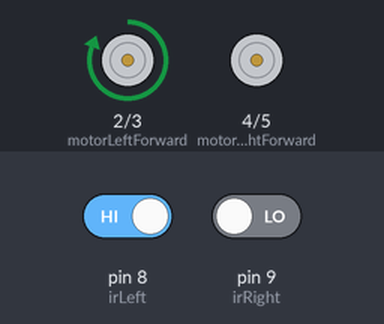
This sketch was run on a simulated Arduino Uno, built with avr-gcc and run on an emulated ATmega328P. Parts: motor-driver pin pairs drawn as motors (green arrow = first pin HIGH = forward, orange = second pin HIGH = backward, longer = more drive). The test bench sets the inputs (shaded band); at power-on: pin 8 (irLeft) HIGH, pin 9 (irRight) LOW.

Above: at 1.2 s.
1.3 s: pin 8 (irLeft) driven LOW
At 2.3 s:
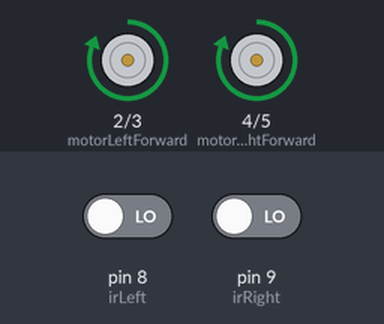
2.8 s: pin 9 (irRight) driven HIGH
At 3.4 s:
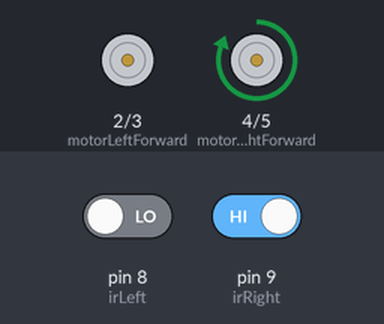
4.3 s: pin 8 (irLeft) driven HIGH
At 4.6 s:
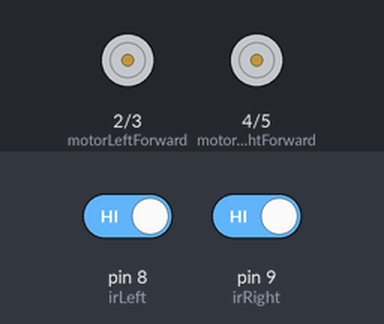
5.8 s: pin 9 (irRight) driven LOW
At 6.9 s:
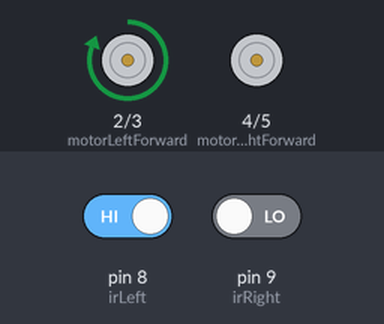
Timing chart, 0 to 8.3 s (numbered marks = the images above; inputs shaded):
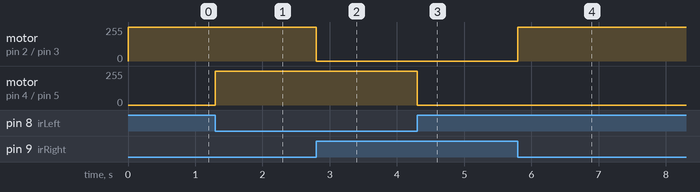

Measured:
- after the input at 1.3 s, motor on pin 4 (motorRightForward) / pin 5 (motorRightBackward): stopped → forward 255/255 at once
- after the input at 2.8 s, motor on pin 2 (motorLeftForward) / pin 3 (motorLeftBackward): forward 255/255 → stopped at once
- after the input at 4.3 s, motor on pin 4 (motorRightForward) / pin 5 (motorRightBackward): forward 255/255 → stopped at once
- after the input at 5.8 s, motor on pin 2 (motorLeftForward) / pin 3 (motorLeftBackward): stopped → forward 255/255 at once

The sketch:

line-follower.ino
```cpp
// Line Follower Robot – Arduino UNO + 2 IR Sensors

// Motor pins
const int motorLeftForward  = 2;
const int motorLeftBackward = 3;
const int motorRightForward = 4;
const int motorRightBackward = 5;

// IR sensor pins
const int irLeft = 8;
const int irRight = 9;

void setup() {
  // Set motor pins as output
  pinMode(motorLeftForward, OUTPUT);
  pinMode(motorLeftBackward, OUTPUT);
  pinMode(motorRightForward, OUTPUT);
  pinMode(motorRightBackward, OUTPUT);

  // Set IR sensor pins as input
  pinMode(irLeft, INPUT);
  pinMode(irRight, INPUT);
}

void loop() {
  // Read IR sensor values
  int leftSensor = digitalRead(irLeft);
  int rightSensor = digitalRead(irRight);

  // IR sensor logic: 0 = black, 1 = white

  if (leftSensor == 0 && rightSensor == 0) {
    // Both on black line – move forward
    moveForward();
  }
  else if (leftSensor == 0 && rightSensor == 1) {
    // Left on black, right on white – turn left
    turnLeft();
  }
  else if (leftSensor == 1 && rightSensor == 0) {
    // Right on black, left on white – turn right
    turnRight();
  }
  else {
    // Both on white – stop or search
    stopMotors();
  }
}

// ======= Motor control functions =======

void moveForward() {
  digitalWrite(motorLeftForward, HIGH);
  digitalWrite(motorLeftBackward, LOW);
  digitalWrite(motorRightForward, HIGH);
  digitalWrite(motorRightBackward, LOW);
}

void turnLeft() {
  digitalWrite(motorLeftForward, LOW);
  digitalWrite(motorLeftBackward, LOW);
  digitalWrite(motorRightForward, HIGH);
  digitalWrite(motorRightBackward, LOW);
}

void turnRight() {
  digitalWrite(motorLeftForward, HIGH);
  digitalWrite(motorLeftBackward, LOW);
  digitalWrite(motorRightForward, LOW);
  digitalWrite(motorRightBackward, LOW);
}

void stopMotors() {
  digitalWrite(motorLeftForward, LOW);
  digitalWrite(motorLeftBackward, LOW);
  digitalWrite(motorRightForward, LOW);
  digitalWrite(motorRightBackward, LOW);
}
```
